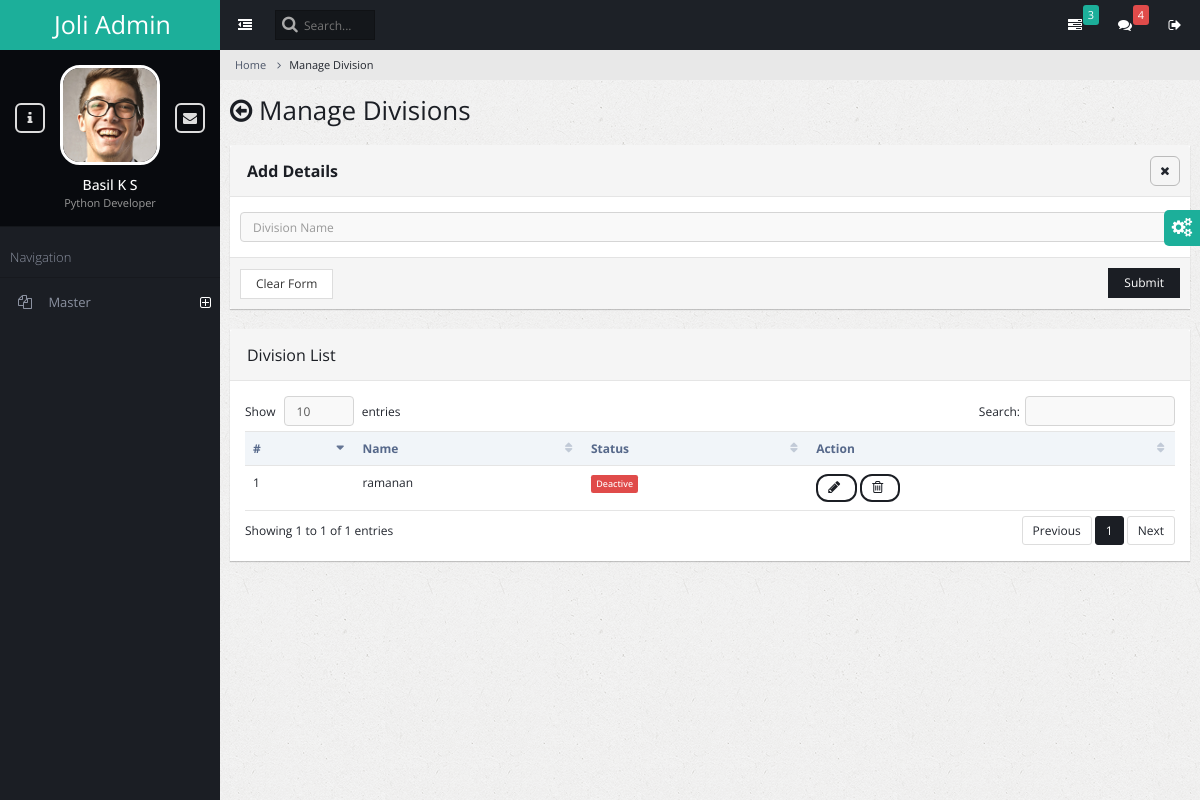
The page /division_mng/ on the database as committed earlier.
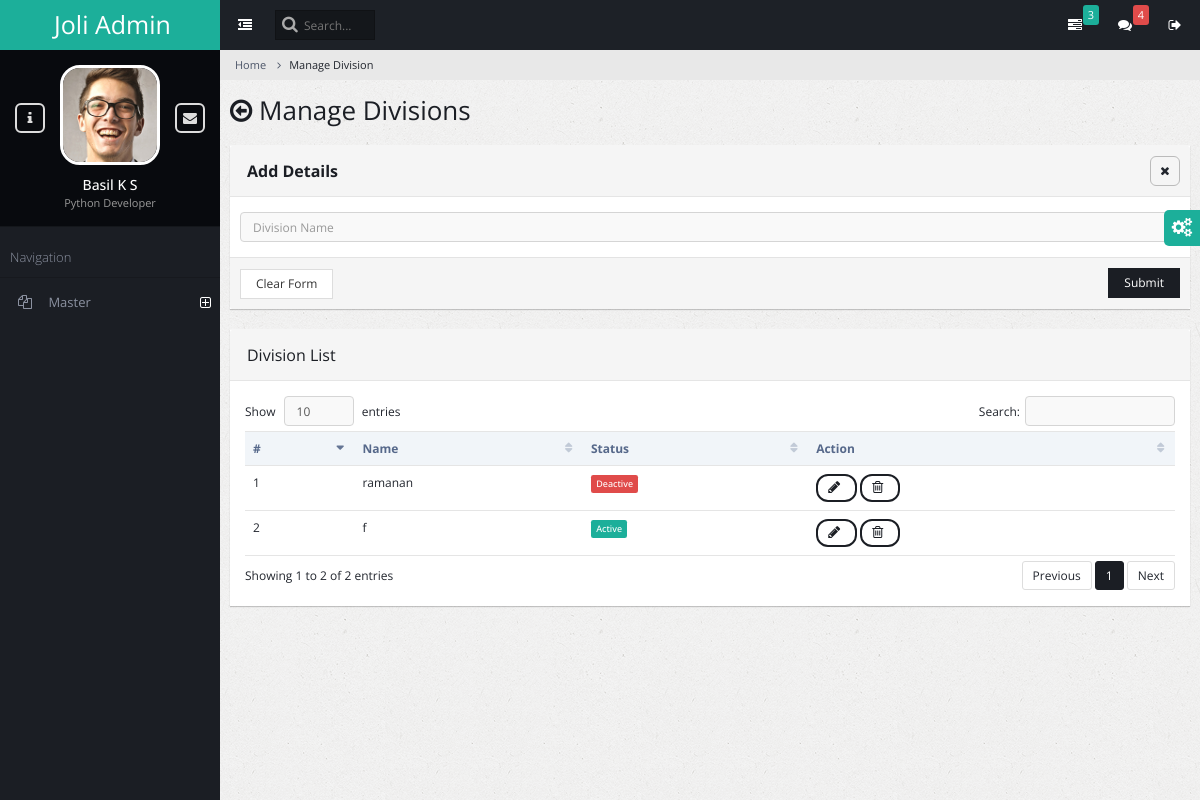
The same page on the database as committed later.
### admin_master/models.py (models this page shows)
class masterdivision(models.Model):
    divisionname=models.CharField(max_length=100)
    status=models.IntegerField(default=1)

### admin_master/views.py (the view, shortened to what this page needs)
# urls.py: path('division_mng/', views.division_mng,name="division_mng"),
@csrf_exempt
def division_mng(request):
    message=''
    divisions = masterdivision.objects.all()
    return render(request, 'Division_manage.html', {'mess': message, 'divisions': divisions})

### admin_master/templates/Division_manage.html (shortened to what the changed rows need)
{% load static %}
<!DOCTYPE html>
<html lang="en">
    <head>
        <link rel="stylesheet" type="text/css" id="theme" href="{% static 'css/theme-default.css' %}"/>
    </head>
    <body>
        <div class="page-container">
            <div class="page-content">
                <div class="page-title">
                    <h2><span class="fa fa-arrow-circle-o-left"></span> Manage Divisions</h2>
                </div>
                <div class="page-content-wrap">
                 <div class="row">
                  <div class="col-md-12">
                 <div class="panel panel-default">
                    <div class="panel-heading">
                        <h3 class="panel-title">Division List </h3>
                    </div>
                    <div class="panel-body">
                        <table class="table datatable">
                            <thead>
                                <tr>
                                    <th>#</th>
                                    <th>Name</th>
                                    <th>Status</th>
                                    <th>Action</th>
                                </tr>
                            </thead>
                            <tbody>
                                {% for divi in divisions %}
                                <tr id="row{{divi.id}}">
                                    <td>{{ forloop.counter }}</td>
                                    <td>{{ divi.divisionname }}</td>
                                    {% if divi.status == 1 %}
                                    <td><span class="label label-warning">Active</span></td>
                                    {% endif %}
                                    {% if divi.status == 0 %}
                                    <td><span class="label label-danger">Deactive</span></td>
                                    {% endif %}
                                    <td>
                                        <a href="#" class="btn btn-primary btn-rounded"  onclick="poping('{{divi.id}}')">
                                             <span class="fa fa-pencil"></span>
                                        </a>
                                        <a href="#" class="btn btn-primary btn-rounded mb-control" onclick="delete_row('row{{divi.id}}',{{divi.id}},'/division_mng_dlt/');">
                                            <span class="fa fa-trash-o"></span>
                                       </a>
                                    </td>
                                </tr>
                                {% endfor %}
                            </tbody>
                        </table>
                    </div>
                  </div>
                </div>
            </div>
                </div>
            </div>
        </div>
    </body>
</html>

Rows that differ between the two databases and show on the page:
added masterdivision: divisionname "f", status "Active"
Other text that changed with them:
text written by a page script: "Show entries Search: Showing 1 to 1 of 1 entries Previous 1 Next" → "Show entries Search: Showing 1 to 2 of 2 entries Previous 1 Next"
